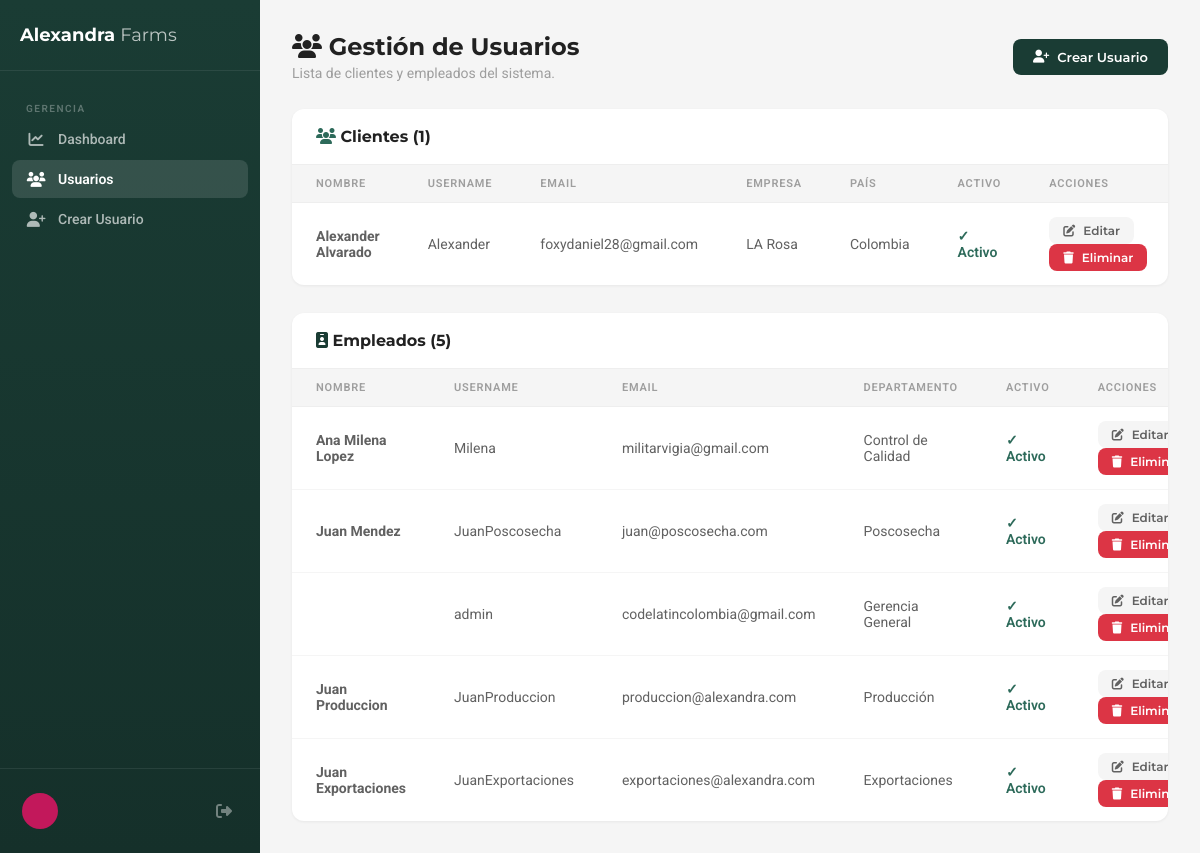
The page /reclamos/gerencia/usuarios/ (signed in) on the database as committed earlier.
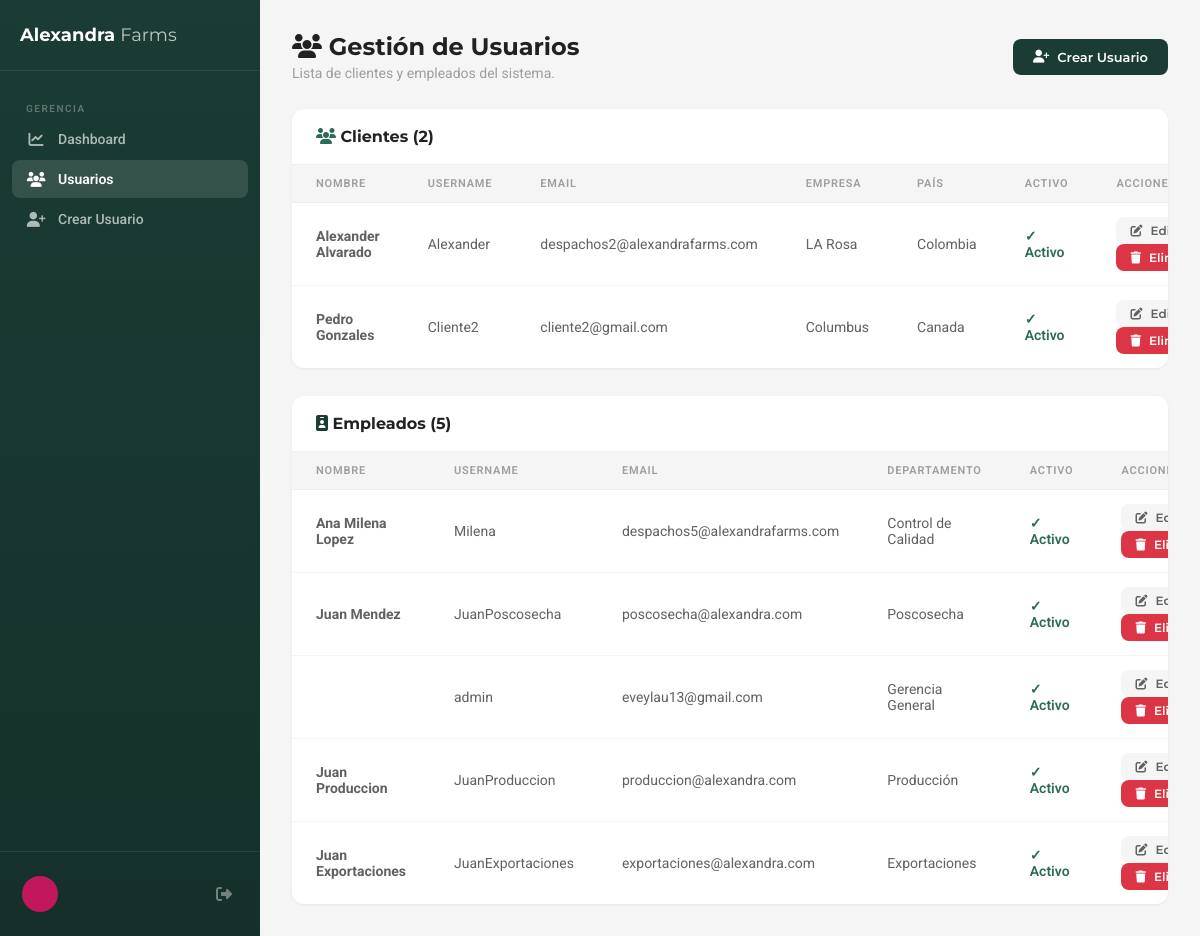
The same page on the database as committed later.
### cuentas/models.py (models this page shows, shortened)
class Perfil(models.Model):
    ROLES = (
        ('cliente_comprador', _('Cliente Comprador')),
        ('empleado', _('Empleado Interno')),
    )
    DEPARTAMENTOS = (
        ('ventas', _('Ventas')),
        ('calidad', _('Control de Calidad')),
        ('poscosecha', _('Poscosecha')),
        ('produccion', _('Producción')),
        ('exportaciones', _('Exportaciones')),
        ('gerencia', _('Gerencia General')),
        ('admin', _('Administrador TI')),
    )
    IDIOMAS = (
        ('es', _('Español')),
        ('en', _('English')),
        ('ru', _('Русский')),
    )
    user = models.OneToOneField(User, on_delete=models.CASCADE, related_name='perfil')
    role = models.CharField(max_length=20, choices=ROLES, verbose_name=_('Rol'))
    departamento = models.CharField(max_length=20, choices=DEPARTAMENTOS, null=True, blank=True, verbose_name=_('Departamento'))
    phone = models.CharField(max_length=30, blank=True, verbose_name=_('Teléfono'))
    company_name = models.CharField(max_length=200, blank=True, verbose_name=_('Empresa'))
    country = models.CharField(max_length=100, blank=True, verbose_name=_('País'))
    preferred_language = models.CharField(
        max_length=2, choices=IDIOMAS, default='es', verbose_name=_('Idioma preferido')
    )
    must_change_password = models.BooleanField(
        default=False, verbose_name=_('Debe cambiar contraseña')
    )
    temp_password_expires_at = models.DateTimeField(
        null=True, blank=True, verbose_name=_('Expiración de contraseña temporal')
    )
    failed_attempts = models.IntegerField(default=0, verbose_name=_('Intentos fallidos'))
    locked_until = models.DateTimeField(
        null=True, blank=True, verbose_name=_('Bloqueado hasta')
    )
    created_at = models.DateTimeField(auto_now_add=True, verbose_name=_('Creado el'))
    class Meta:
        verbose_name = _('Perfil')
        verbose_name_plural = _('Perfiles')

### reclamos/views.py (the view)
# urls.py: path('gerencia/usuarios/', views.lista_usuarios, name='lista_usuarios'),
@login_required
def lista_usuarios(request):
    if not request.user.is_superuser:
        return redirect('login')
    from cuentas.models import Perfil
    clientes = Perfil.objects.filter(role='cliente_comprador').select_related('user')
    empleados = Perfil.objects.filter(role='empleado').select_related('user')
    return render(request, 'reclamos/lista_usuarios.html', {
        'clientes': clientes,
        'empleados': empleados,
    })

### reclamos/templates/reclamos/lista_usuarios.html (shortened to what the changed rows need)
{% extends 'reclamos/base_panel.html' %}
{% block content %}
    <div class="page-header" style="display:flex;align-items:center;justify-content:space-between;">
        <div>
            <h1><i class="fas fa-users"></i> Gestión de Usuarios</h1>
        </div>
    </div>
    <div class="table-card" style="margin-bottom:28px;">
        <div class="table-card-header">
            <h2><i class="fas fa-users" style="color:#2d6a5a;"></i> Clientes ({{ clientes.count }})</h2>
        </div>
        <table>
            <thead>
                <tr>
                    <th>Nombre</th>
                    <th>Username</th>
                    <th>Email</th>
                    <th>Empresa</th>
                    <th>País</th>
                    <th>Activo</th>
                    <th>Acciones</th>
                </tr>
            </thead>
            <tbody>
                {% for c in clientes %}
                <tr>
                    <td><strong>{{ c.user.get_full_name }}</strong></td>
                    <td>{{ c.user.username }}</td>
                    <td>{{ c.user.email }}</td>
                    <td>{{ c.company_name|default:"--" }}</td>
                    <td>{{ c.country|default:"--" }}</td>
                    <td>
                        {% if c.user.is_active %}
                            <span style="color:#2d6a5a;font-weight:600;">✓ Activo</span>
                        {% else %}
                            <span style="color:#c2185b;font-weight:600;">✗ Inactivo</span>
                        {% endif %}
                    </td>
                    <td>
                        <a href="{% url 'editar_usuario' c.user.pk %}" class="btn btn-sm btn-secondary">
                            <i class="fas fa-edit"></i> Editar
                        </a>
                        <a href="{% url 'eliminar_usuario' c.user.pk %}" class="btn btn-sm" style="background:#dc3545;color:white;">
                            <i class="fas fa-trash"></i> Eliminar
                        </a>
                    </td>
                </tr>
                {% empty %}
                <tr>
                    <td colspan="7" style="text-align:center;padding:40px;color:var(--gray-500);">
                        No hay clientes registrados.
                    </td>
                </tr>
                {% endfor %}
            </tbody>
        </table>
    </div>
    <div class="table-card">
        <div class="table-card-header">
            <h2><i class="fas fa-id-badge" style="color:#1a3c34;"></i> Empleados ({{ empleados.count }})</h2>
        </div>
        <table>
            <thead>
                <tr>
                    <th>Nombre</th>
                    <th>Username</th>
                    <th>Email</th>
                    <th>Departamento</th>
                    <th>Activo</th>
                    <th>Acciones</th>
                </tr>
            </thead>
            <tbody>
                {% for e in empleados %}
                <tr>
                    <td><strong>{{ e.user.get_full_name }}</strong></td>
                    <td>{{ e.user.username }}</td>
                    <td>{{ e.user.email }}</td>
                    <td>{{ e.get_departamento_display|default:"--" }}</td>
                    <td>
                        {% if e.user.is_active %}
                            <span style="color:#2d6a5a;font-weight:600;">✓ Activo</span>
                        {% else %}
                            <span style="color:#c2185b;font-weight:600;">✗ Inactivo</span>
                        {% endif %}
                    </td>
                    <td>
                        <a href="{% url 'editar_usuario' e.user.pk %}" class="btn btn-sm btn-secondary">
                            <i class="fas fa-edit"></i> Editar
                        </a>
                        <a href="{% url 'eliminar_usuario' e.user.pk %}" class="btn btn-sm" style="background:#dc3545;color:white;">
                            <i class="fas fa-trash"></i> Eliminar
                        </a>
                    </td>
                </tr>
                {% empty %}
                <tr>
                    <td colspan="6" style="text-align:center;padding:40px;color:var(--gray-500);">
                        No hay empleados registrados.
                    </td>
                </tr>
                {% endfor %}
            </tbody>
        </table>
    </div>
{% endblock %}

Rows that differ between the two databases and show on the page:
changed through a linked row, Perfil "LA Rosa": user.email "foxydaniel28@gmail.com" → "despachos2@alexandrafarms.com"
added Perfil: user.get_full_name "Pedro Gonzales", user.username "Cliente2", user.email "cliente2@gmail.com", company_name "Columbus", country "Canada", shows "✓ Activo", shown under "Clientes (2)"
changed through a linked row, Perfil "Control de Calidad": user.email "militarvigia@gmail.com" → "despachos5@alexandrafarms.com"
changed through a linked row, Perfil "Poscosecha": user.email "juan@poscosecha.com" → "poscosecha@alexandra.com"
changed through a linked row, Perfil "Gerencia General": user.email "codelatincolombia@gmail.com" → "eveylau13@gmail.com"
Other text that changed with them:
{{ clientes.count }}: "1" → "2"
